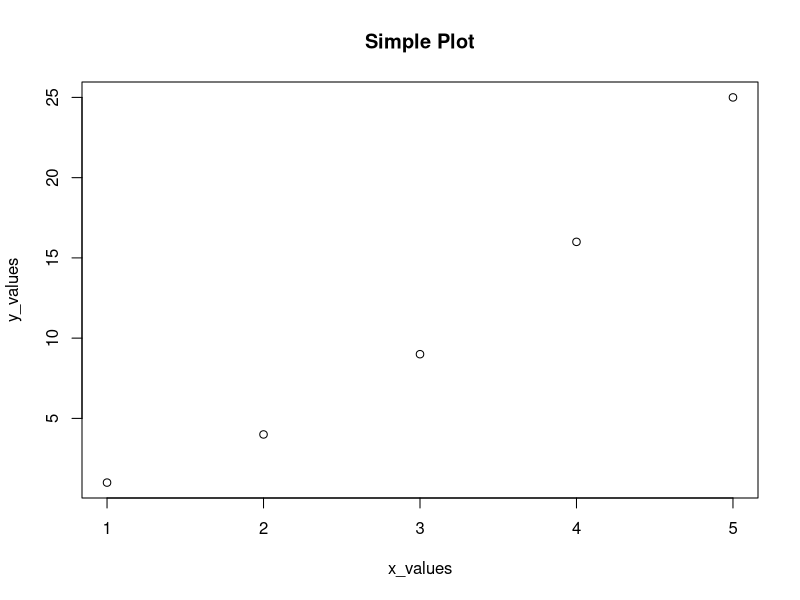

This chart was generated by the following R code:
## ---- chunk 1
1 + 1
## ---- chunk 2
# Define x and y values
x_values <- c(1, 2, 3, 4, 5)
y_values <- c(1, 4, 9, 16, 25)
# plotting
plot(x_values, y_values, main = "Simple Plot")
## ---- chunk 3
my_data <- data.frame(Name = c("Sam", "Anna"), Age = c(25, 30), Occupation = c("Engineer", "Doctor"))
